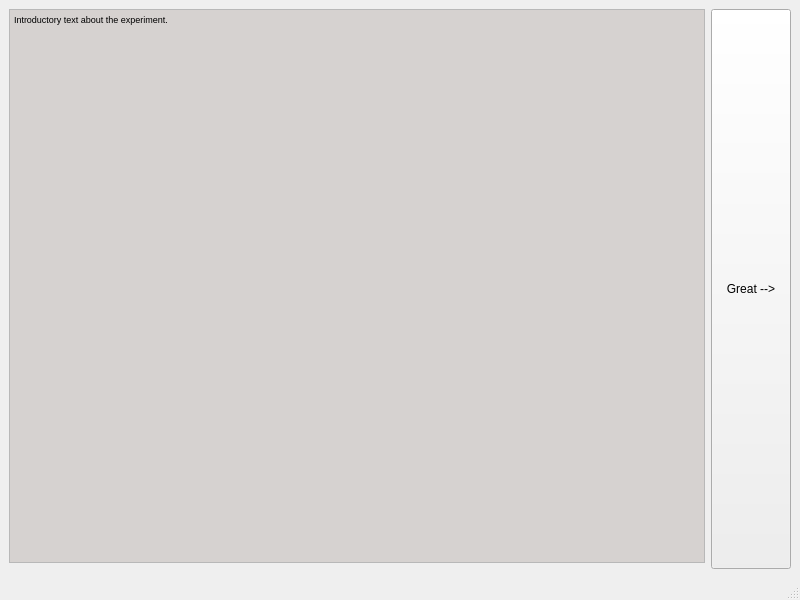
<?xml version="1.0" encoding="UTF-8"?>
<ui version="4.0">
 <class>FirstWindow</class>
 <widget class="QMainWindow" name="FirstWindow">
  <property name="geometry">
   <rect>
    <x>0</x>
    <y>0</y>
    <width>800</width>
    <height>600</height>
   </rect>
  </property>
  <property name="windowTitle">
   <string>Leap Articulator - P2P Version</string>
  </property>
  <property name="autoFillBackground">
   <bool>true</bool>
  </property>
  <widget class="QWidget" name="centralwidget">
   <layout class="QGridLayout" name="gridLayout_2">
    <item row="0" column="0">
     <widget class="QTextBrowser" name="textBrowser">
      <property name="palette">
       <palette>
        <active>
         <colorrole role="Base">
          <brush brushstyle="SolidPattern">
           <color alpha="255">
            <red>214</red>
            <green>210</green>
            <blue>208</blue>
           </color>
          </brush>
         </colorrole>
        </active>
        <inactive>
         <colorrole role="Base">
          <brush brushstyle="SolidPattern">
           <color alpha="255">
            <red>214</red>
            <green>210</green>
            <blue>208</blue>
           </color>
          </brush>
         </colorrole>
        </inactive>
        <disabled>
         <colorrole role="Base">
          <brush brushstyle="SolidPattern">
           <color alpha="255">
            <red>255</red>
            <green>255</green>
            <blue>255</blue>
           </color>
          </brush>
         </colorrole>
        </disabled>
       </palette>
      </property>
      <property name="autoFillBackground">
       <bool>true</bool>
      </property>
      <property name="html">
       <string>&lt;!DOCTYPE HTML PUBLIC &quot;-//W3C//DTD HTML 4.0//EN&quot; &quot;http://www.w3.org/TR/REC-html40/strict.dtd&quot;&gt;
&lt;html&gt;&lt;head&gt;&lt;meta name=&quot;qrichtext&quot; content=&quot;1&quot; /&gt;&lt;style type=&quot;text/css&quot;&gt;
p, li { white-space: pre-wrap; }
&lt;/style&gt;&lt;/head&gt;&lt;body style=&quot; font-family:'Sans Serif'; font-size:7pt; font-weight:400; font-style:normal;&quot;&gt;
&lt;p style=&quot; margin-top:0px; margin-bottom:0px; margin-left:0px; margin-right:0px; -qt-block-indent:0; text-indent:0px;&quot;&gt;Introductory text about the experiment.&lt;/p&gt;&lt;/body&gt;&lt;/html&gt;</string>
      </property>
     </widget>
    </item>
    <item row="0" column="1" rowspan="2">
     <widget class="QPushButton" name="btnOkay">
      <property name="sizePolicy">
       <sizepolicy hsizetype="Minimum" vsizetype="Minimum">
        <horstretch>0</horstretch>
        <verstretch>0</verstretch>
       </sizepolicy>
      </property>
      <property name="maximumSize">
       <size>
        <width>200</width>
        <height>16777215</height>
       </size>
      </property>
      <property name="layoutDirection">
       <enum>Qt::LeftToRight</enum>
      </property>
      <property name="text">
       <string>Great --&gt;</string>
      </property>
     </widget>
    </item>
   </layout>
  </widget>
  <widget class="QMenuBar" name="menubar">
   <property name="geometry">
    <rect>
     <x>0</x>
     <y>0</y>
     <width>800</width>
     <height>16</height>
    </rect>
   </property>
  </widget>
  <widget class="QStatusBar" name="statusbar"/>
 </widget>
 <resources/>
 <connections/>
</ui>
